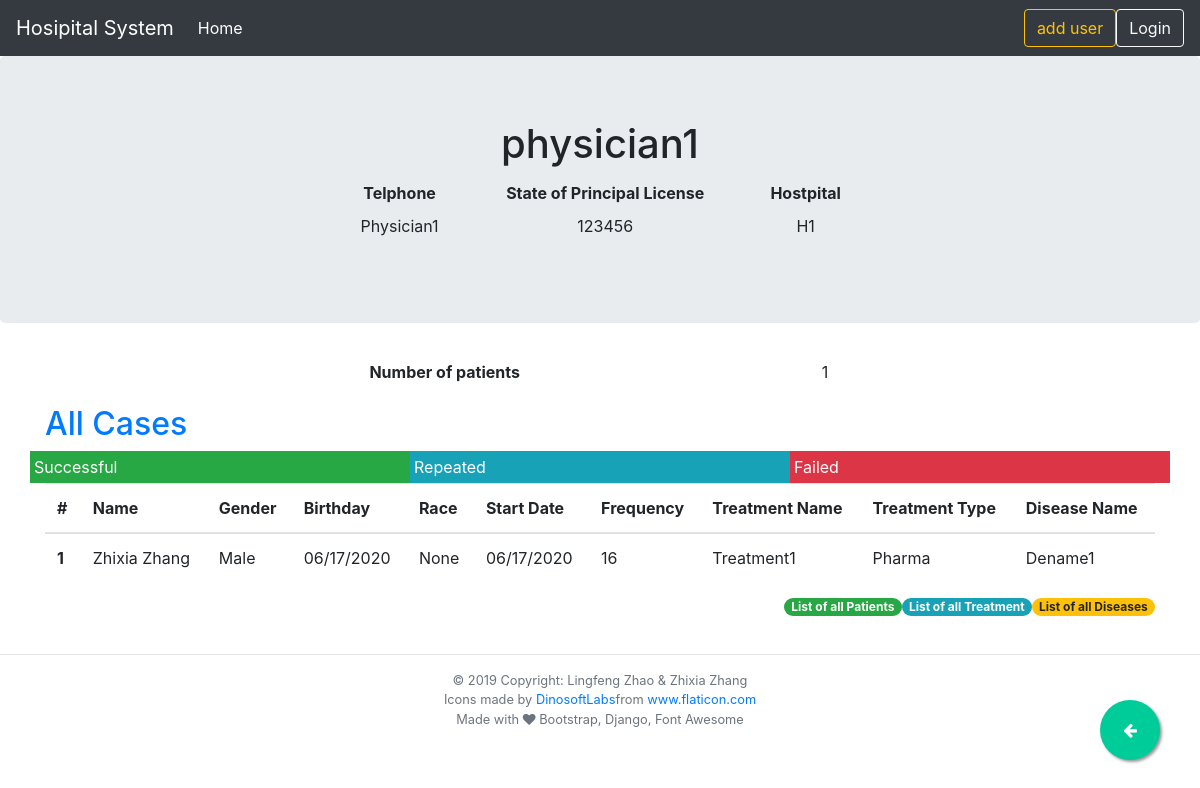
Before: /physician/1 with the older database file.
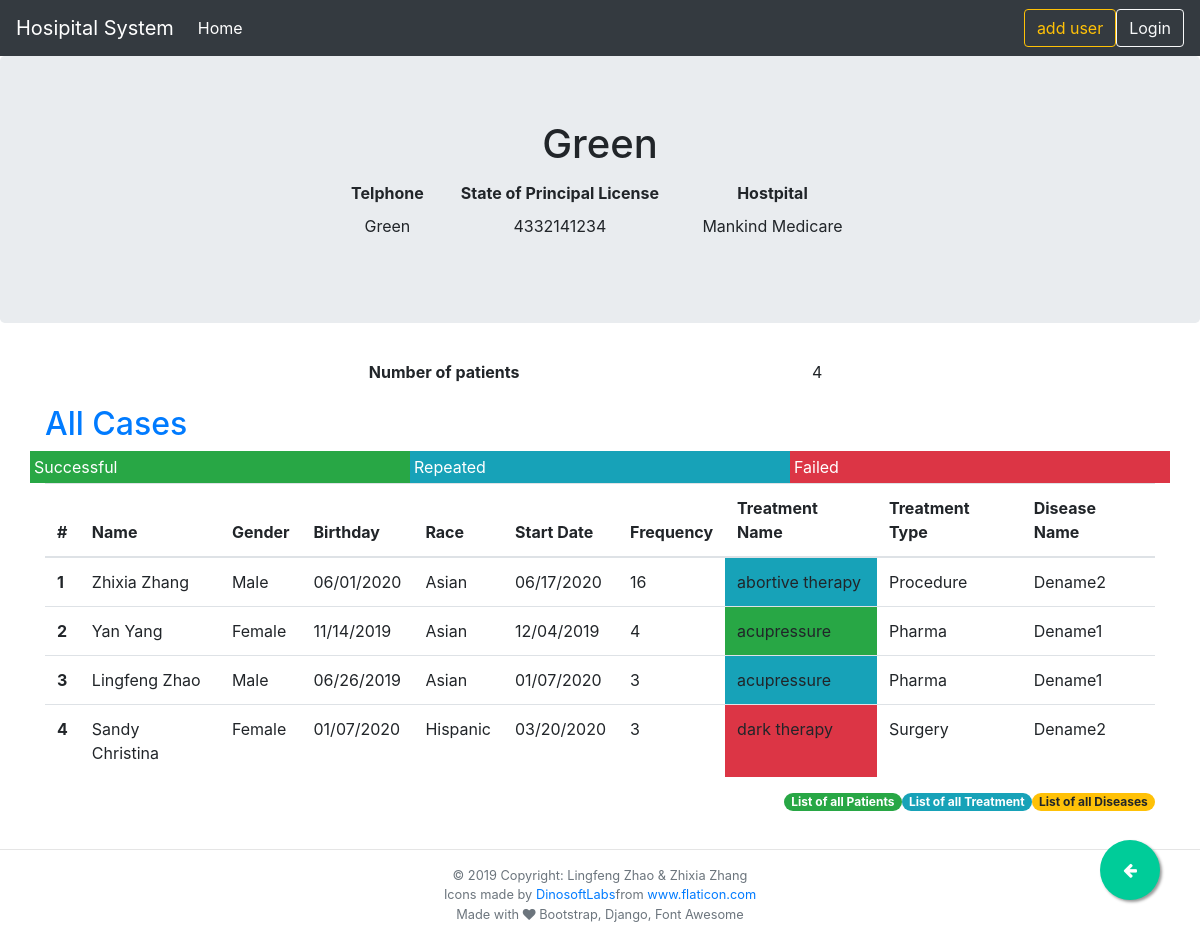
After: the same page with the newer database file.
### hospital/models.py (models this page shows, shortened)
class Physician(models.Model):
    phid = models.AutoField(primary_key=True)
    phfname = models.CharField(max_length=30)
    phtel = models.CharField(max_length=13)
    phspl = models.CharField(max_length=30)
    hid = models.ForeignKey(Hospital, models.CASCADE, db_column="hid")
    patient = models.ManyToManyField(
        Patient, through="PatientTreatment", related_name="physician"
    )
    treatment = models.ManyToManyField(
        Treatment, through=PatientTreatment, related_name="physician"
    )
    class Meta:
        db_table = "physician"

class Hospital(models.Model):
    hid = models.AutoField(primary_key=True)
    hname = models.CharField(max_length=30)
    hst_address = models.CharField(max_length=30)
    hst_city = models.CharField(max_length=30)
    hstate = models.CharField(max_length=20)
    hzip = models.IntegerField()
    class Meta:
        db_table = "hospital"

class PatientTreatment(models.Model):
    STATUS = [("S", "Successful"), ("R", "Repeat"), ("F", "Failed")]
    tdate = models.DateTimeField()
    tfreq = models.BigIntegerField(default=0)
    tstatus = models.CharField(max_length=1, blank=True, null=True, choices=STATUS)
    pid = models.ForeignKey(Patient, models.CASCADE, db_column="pid")
    tid = models.ForeignKey("Treatment", models.DO_NOTHING, db_column="tid")
    phid = models.ForeignKey("Physician", models.DO_NOTHING, db_column="phid")
    class Meta:
        db_table = "patient_treatment"
        unique_together = (("pid", "phid", "tid", "tdate", "tfreq"),)

class Patient(models.Model):
    GENDER = [("M", "Male"), ("F", "Female"), ("U", "Unkown")]
    RACE = [
        ("ASIAN", "Asian"),
        ("HISPANIC", "Hispanic"),
        ("LATINO", "Latin American"),
        ("AFRICAN", "African American"),
        ("OTHER", "Other"),
    ]
    STATUS = [
        ("M", "Married"),
        ("S", "Single"),
        ("D", "Devoiced"),
        ("W", "Widow or widower"),
    ]
    pid = models.AutoField(primary_key=True)
    pfname = models.CharField(max_length=30)
    plname = models.CharField(max_length=20)
    pgender = models.CharField(max_length=1, choices=GENDER)
    pbd = models.DateTimeField()
    prace = models.CharField(max_length=20, blank=True, null=True, choices=RACE)
    pstatus = models.CharField(max_length=1, choices=STATUS)
    class Meta:
        db_table = "patient"

class Treatment(models.Model):
    TYPE = [("PHARMA", "Pharma"), ("PROCEDURE", "Procedure"), ("SURGERY", "Surgery")]
    tid = models.AutoField(primary_key=True)
    tname = models.CharField(max_length=50)
    ttype = models.CharField(max_length=10,choices=TYPE)
    deid = models.ForeignKey(Disease, models.DO_NOTHING, db_column="deid")
    class Meta:
        db_table = "treatment"

class Disease(models.Model):
    deid = models.CharField(primary_key=True, max_length=6)
    dename = models.CharField(max_length=30)
    class Meta:
        db_table = "disease"

### hospital/views.py (the view)
# urls.py: path("physician/<int:pk>", views.PhysicianDetailView.as_view(), name="physician-detail"),
class PhysicianDetailView(generic.DetailView):
    model = Physician
    template_name = "physician-detail.html"
    def get_context_data(self, **kwargs):
        context = super().get_context_data(**kwargs)
        context["unique_patients"] = (
            self.get_object().patient.values("pid").distinct().count()
        )
        context["patient_form"] = PatientForm()
        context["patienttreatment_form"] = PatientTreatmentForm(self.kwargs["pk"])
        context["treatment_form"] = TreatmentForm()
        context["disease_form"] = DiseaseForm()
        cases = []
        status = self.request.GET.get("status")
        status = {"successful": "S", "repeated": "R", "failed": "F"}.get(status, None)
        if status:
            qs = Physician.objects.get(
                pk=self.kwargs["pk"]
            ).patienttreatment_set.filter(tstatus=status)
        else:
            qs = Physician.objects.get(pk=self.kwargs["pk"]).patienttreatment_set.all()
        for i in qs:
            t = CaseUpdateForm(instance=i)
            cases.append((i, t))
        context["cases"] = cases
        return context

### hospital/templates/physician-detail.html (shortened to what this page needs)
{% extends './base.html' %}
{% block page_title %} {{ physician.phfname }}{% endblock  %}
{% block last_page %}{% url 'hospital-physician' physician.hid.hid  %}{% endblock last_page %}
{% block page_details %}
<div class="col-md-6 offset-md-3">
    <table class="table table-borderless table-sm">
        <thead>
            <tr>
                <th scope="col">Telphone</th>
                <th scope="col">State of Principal License</th>
                <th scope="col">Hostpital</th>
            </tr>
        </thead>
        <tbody>
            <tr>
                <td>{{ physician.phfname | title }}</td>
                <td>{{ physician.phtel }}</td>
                <td>{{ physician.hid.hname }}</td>
            </tr>
        </tbody>
    </table>
</div>
{% endblock %}
{% block content %}
<div class="col-md-6 offset-md-3">
    <table class="table table-borderless table-sm">
        <tbody>
            <td>
            <th scope="row"> Number of patients</th>
            <td>{{ unique_patients }}</td>
            </td>
        </tbody>
    </table>
</div>
<h2><a href="{% url 'physician-detail' physician.phid %}">All Cases</a></h2>
<div class="row">
    <div class="p-1 col bg-success text-white clickable" data-toggle="tooltip" title="Display only successful">
        <a href="?status=successful" class="stretched-link"></a>Successful</div>
    <div class="p-1 col bg-info text-white clickable" data-toggle="tooltip" title="Display only repeated">
        <a href="?status=repeated" class="stretched-link"></a>Repeated</div>
    <div class="p-1 col bg-danger text-white clickable" data-toggle="tooltip" title="Display only failed">
        <a href="?status=failed" class="stretched-link"></a>Failed</div>
</div>
{% if physician.patienttreatment_set %}
<table class="table table-hover">
    <thead>
        <tr>
            <th scope="col">#</th>
            <th scope="col">Name</th>
            <th scope="col">Gender</th>
            <th scope="col">Birthday</th>
            <th scope="col">Race</th>
            <th scope="col">Start Date</th>
            <th scope="col">Frequency</th>
            <th scope="col">Treatment Name</th>
            <th scope="col">Treatment Type</th>
            <th scope="col">Disease Name</th>
        </tr>
    </thead>
    <tbody>
        {% for pt, case in cases %}
        <tr>
            {% with pt.pid as patient %}
            {% with pt.tid as treatment %}
            <th scope="row">{{forloop.counter}}</th>
            <td>{{patient.pfname | title}} {{patient.plname | title}}</td>
            <td>{{patient.get_pgender_display}}</td>
            <td>{{patient.pbd | date:'m/d/Y'}}</td>
            <td>{{patient.get_prace_display}}</td>
            <td>{{pt.tdate|date:'m/d/Y'}}</td>
            <td>{{pt.tfreq}}</td>
            <td
                class="{% if pt.tstatus == "S"%}bg-success{% elif pt.tstatus == "R" %}bg-info{% elif pt.tstatus == "F"%}bg-danger{% endif %}">
                {{treatment.tname}}</td>
            <td>{{treatment.get_ttype_display}}</td>
            <td>{{treatment.deid.dename}}</td>
            {% endwith %}
            {% endwith %}
        </tr>
        {% endfor %}
    </tbody>
</table>
{% else %}
<p>No treatments are available.</p>
{% endif %}
<a href="{% url 'diseases' %}" class="badge badge-pill badge-warning float-right">List of all Diseases</a>
<a href="{% url 'treatments' %}" class="badge badge-pill badge-info float-right">List of all Treatment</a>
<a href="{% url 'patients' %}" class="badge badge-pill badge-success float-right">List of all Patients</a>
{% endblock content %}

Changed rows visible on the page:
changed Physician: phfname "physician1" → "Green"; phfname "Physician1" → "Green"; phtel "123456" → "4332141234"; hid.hname "H1" → "Mankind Medicare"
changed PatientTreatment "Zhixia": pid.pbd "06/17/2020" → "06/01/2020"; pid.prace "None" → "Asian"; tstatus empty → "R" (drawn); tid.tname "Treatment1" → "abortive therapy"; tid.ttype "Pharma" → "Procedure"; tid.deid.dename "Dename1" → "Dename2"
added PatientTreatment: pid.pfname "Yan", pid.plname "Yang", pid.pgender "Female", pid.pbd "11/14/2019", pid.prace "Asian", tdate "12/04/2019", tfreq "4", tid.tname "acupressure", tid.ttype "Pharma", tid.deid.dename "Dename1", tstatus "S" (drawn)
added PatientTreatment: pid.pfname "Lingfeng", pid.plname "Zhao", pid.pgender "Male", pid.pbd "06/26/2019", pid.prace "Asian", tdate "01/07/2020", tfreq "3", tid.tname "acupressure", tid.ttype "Pharma", tid.deid.dename "Dename1"
added PatientTreatment: pid.pfname "Sandy", pid.plname "Christina", pid.pgender "Female", pid.pbd "01/07/2020", pid.prace "Hispanic", tdate "03/20/2020", tfreq "3", tid.tname "dark therapy", tid.ttype "Surgery", tid.deid.dename "Dename2", tstatus "F" (drawn)
Other visible differences:
{{ unique_patients }}: "1" → "4"
